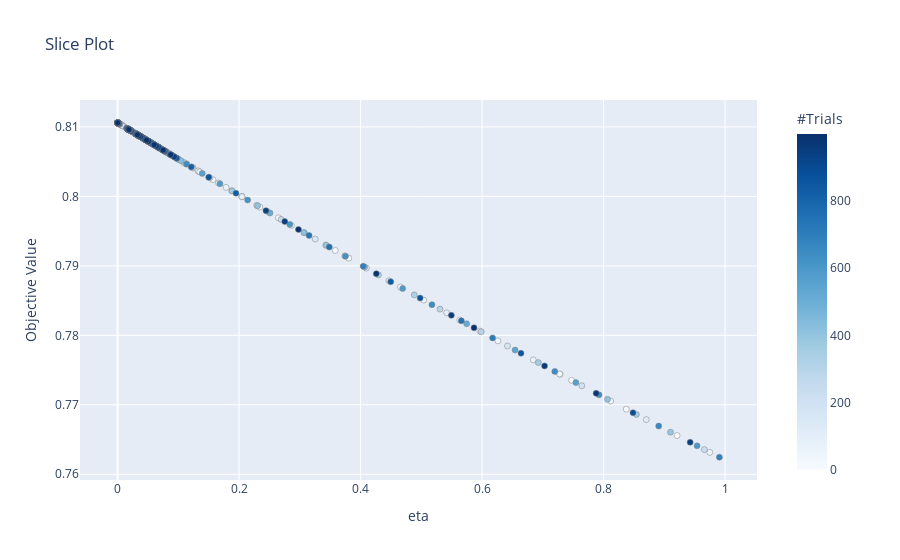

The notebook cell this image was saved under:
### Code cell
# Eta of [0, 1] for DJIA
optuna.visualization.plot_slice(djia_small_eta_optuna)

### Figure 1 — Plotly figure (JSON) as saved in the notebook; plotly's stock layout.template omitted (floating-point values rounded to 4 significant figures; data arrays with more than 128 entries replaced by an {"elided": "..."} marker saying what was removed)
{"data": [{"marker": {"color": {"elided": "1000 int values"}, "colorbar": {"title": {"text": "#Trials"}, "x": 1, "xpad": 40}, "colorscale": [[0, "rgb(247,251,255)"], [0.125, "rgb(222,235,247)"], [0.25, "rgb(198,219,239)"], [0.375, "rgb(158,202,225)"], [0.5, "rgb(107,174,214)"], [0.625, "rgb(66,146,198)"], [0.75, "rgb(33,113,181)"], [0.875, "rgb(8,81,156)"], [1, "rgb(8,48,107)"]], "line": {"color": "Grey", "width": 0.5}}, "mode": "markers", "showlegend": false, "type": "scatter", "x": {"elided": "1000 float values"}, "y": {"elided": "1000 float values"}}], "layout": {"title": {"text": "Slice Plot"}, "xaxis": {"title": {"text": "eta"}}, "yaxis": {"title": {"text": "Objective Value"}}}}
